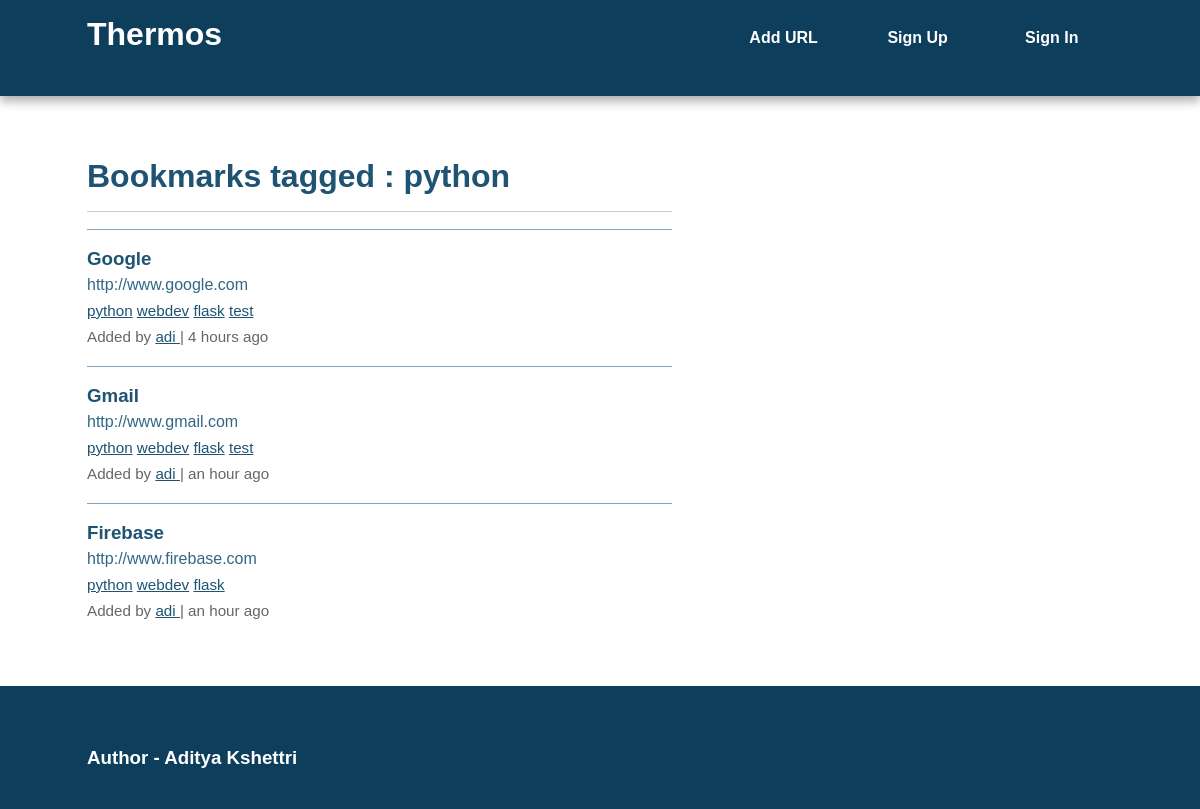
Page /tag/python on the committed database.
### thermos/models.py (models this page shows, shortened)
class Tag(db.Model):
    id = db.Column(db.Integer, primary_key=True)
    name = db.Column(db.String(25), nullable=False, unique=True, index=True)
    def __repr__(self):
        return self.name

class Bookmark(db.Model):
    id = db.Column(db.Integer, primary_key=True)
    url = db.Column(db.Text, nullable=False)
    date = db.Column(db.DateTime, default=datetime.utcnow())
    description = db.Column(db.String(300))
    user_id = db.Column(db.Integer, db.ForeignKey('user.id'), nullable=False)
    _tags = db.relationship('Tag', secondary=tags, lazy='joined', backref=db.backref('bookmarks', lazy='dynamic'))
    @property
    def tags(self):
        return ",".join([t.name for t in self._tags])
    @tags.setter
    def tags(self, string):
        if string:
            self._tags = [Tag.get_or_create(name) for name in string.split(',')]

class User(db.Model, UserMixin):
    id = db.Column(db.Integer, primary_key=True)
    username = db.Column(db.String(80), unique=True)
    email = db.Column(db.String(120), unique=True)
    bookmarks = db.relationship('Bookmark', backref='user', lazy='dynamic')
    password_hash = db.Column(db.String)
    @property
    def password(self):
        raise AttributeError('password: write-only field')

### thermos/views.py (the view)
@app.route('/tag/<name>')
def tag(name):
    tag = Tag.query.filter_by(name=name).first_or_404()
    return render_template('tag.html', tag=tag)

### thermos/views.py (called while the page is built)
@app.context_processor
def inject_tags():
    return dict(all_tags=Tag.all)

### thermos/templates/tag.html (shortened to what this page needs)
{% extends "base.html" %}
{% block content %}
    <article>
        <header>
            <h1>Bookmarks tagged : {{ tag }}</h1>
        <hr>
            {% if tag.bookmarks.count()>0 %}
            {% with bookmarks=tag.bookmarks %}
                {% include "bookmark_list.html" %}
            {% endwith %}
            {% else %}
                There are no bookmarks with this tag.
            {% endif %}
        </header>
    </article>
{% endblock %}

### thermos/templates/bookmark_list.html
<ul class="bookmarks">
    {% for bookmark in bookmarks %}
        <li>
            {% include "bookmark.html" %}
        </li>
    {% endfor %}
</ul>

### thermos/templates/bookmark.html (shortened to what this page needs)
<div class="bookmark">
    <a class="header" href="{{bookmark.url}}">
        <h3 class="description">
            {{bookmark.description|truncate(50, killwords=True)}}
        </h3>
        <span class="url">
            {{bookmark.url|truncate(50, killwords=True)}}
        </span>
    </a>
    <div class="info">
        <span class="tags">
            {% if bookmark.tags %}
                {% for t in bookmark._tags %}
                    <a href="{{ url_for('tag', name=t) }}">{{ t }}</a>
                {% endfor %}
            {% else %}
                No Tags.
            {% endif %}
        </span>
        <br>
        Added by <a href="{{ url_for('user', username=bookmark.user.username) }}">
            {{ bookmark.user.username }}
        </a> |
        {{ moment(bookmark.date).fromNow() }}
    </div>
</div>

### thermos/static/css/main.css (style rules this page uses)
html { color: #222; font-size: 1em; line-height: 1.4; }
hr { display: block; height: 1px; border: 0; border-top: 1px solid #ccc; margin: 1em 0; padding: 0; }
body { font: 16px/26px Helvetica, Helvetica Neue, Arial; }
.main article h1 { font-size: 2em; }
a, a:visited { color: #1e5373; }
h1, h2, h3, h4, h5, h6 { color: #1e5373; }
ul.bookmarks { list-style: none none; padding-left: 0; }
.bookmark { padding-bottom: .5em; border-top: 1px solid #7ea6bf; padding: 1em 0; }
a.header { color: #326786; text-decoration: none; display: block; }
a.header h3 { margin: 0 0; }
div.info { font-size: .95em; color: #666666; }
@media only screen and (min-width: 768px) { .main article { float: left; width: 57%; } }

### rows in the picture
Tag: name "python"
Bookmark: description "Google", url "http://www.google.com", user.username "adi", date "4 hours ago"
Tag: name "webdev"
Tag: name "flask"
Tag: name "test"
Bookmark: description "Gmail", url "http://www.gmail.com", user.username "adi", date "an hour ago"
Bookmark: description "Firebase", url "http://www.firebase.com", user.username "adi", date "an hour ago"
